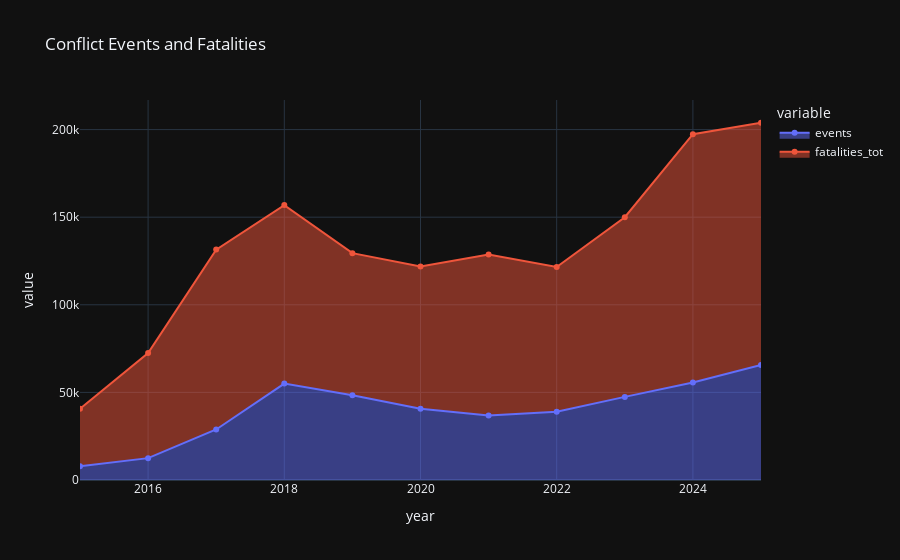

The code cell stored with this chart in its notebook:
### Markdown cell above
# BATTLE
## Filtro DF por 'BATTLES'  

ACLED defines a Battles event as a violent interaction between two organized armed groups at a particular time and location. Battles can occur between armed and organized state, non-state, and external groups, and in any combination thereof. There is no fatality minimum necessary for inclusion. Civilians can be harmed in the course of larger Battles events if they are caught in the crossfire, for example, or affected by strikes on military targets, which is commonly referred to as "collateral damage".

### Code cell
df_all['event_type'].unique()

btl = df_all.loc[df_all['event_type'] == 'Battles']

btl['fatalities'].isna().any()
(btl['fatalities'] == 0).any()  # Hay 0 en la columna. Enfrentamiento que no generan muertos.  


btl_cty_y = btl.groupby(['country','year']).size()
 
btl_y = btl.groupby('year').agg(
    events = ('year', 'size'),
    fatalities_tot = ('fatalities', 'sum')
).reset_index()

fig_1 = px.area(
    btl_y,
    x='year',
    y=['events', 'fatalities_tot'],
    markers=True,
    title="Conflict Events and Fatalities",
    template='plotly_dark'
)

fig_1.show()

### Figure 1 — Plotly figure (JSON) as saved in the notebook; plotly's stock layout.template omitted (floating-point values rounded to 4 significant figures)
{"data": [{"fillpattern": {"shape": ""}, "hovertemplate": "variable=events<br>year=%{x}<br>value=%{y}<extra></extra>", "legendgroup": "events", "line": {"color": "#636efa"}, "marker": {"symbol": "circle"}, "mode": "lines+markers", "name": "events", "orientation": "v", "showlegend": true, "stackgroup": "1", "type": "scatter", "x": [2015, 2016, 2017, 2018, 2019, 2020, 2021, 2022, 2023, 2024, 2025], "xaxis": "x", "y": [7804, 12483, 28847, 55007, 48411, 40709, 36877, 38929, 47439, 55652, 65621], "yaxis": "y"}, {"fillpattern": {"shape": ""}, "hovertemplate": "variable=fatalities_tot<br>year=%{x}<br>value=%{y}<extra></extra>", "legendgroup": "fatalities_tot", "line": {"color": "#EF553B"}, "marker": {"symbol": "circle"}, "mode": "lines+markers", "name": "fatalities_tot", "orientation": "v", "showlegend": true, "stackgroup": "1", "type": "scatter", "x": [2015, 2016, 2017, 2018, 2019, 2020, 2021, 2022, 2023, 2024, 2025], "xaxis": "x", "y": [32841, 59962, 102645, 101890, 81050, 81184, 91785, 82651, 102544, 141742, 138278], "yaxis": "y"}], "layout": {"legend": {"title": {"text": "variable"}, "tracegroupgap": 0}, "title": {"text": "Conflict Events and Fatalities"}, "xaxis": {"anchor": "y", "domain": [0, 1], "title": {"text": "year"}}, "yaxis": {"anchor": "x", "domain": [0, 1], "title": {"text": "value"}}}}
